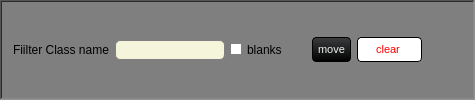
              <widget class="QFrame" name="frame_25">
               <property name="sizePolicy">
                <sizepolicy hsizetype="Preferred" vsizetype="Preferred">
                 <horstretch>0</horstretch>
                 <verstretch>0</verstretch>
                </sizepolicy>
               </property>
               <property name="styleSheet">
                <string notr="true">background-color: rgb(127, 127, 127);
</string>
               </property>
               <property name="frameShape">
                <enum>QFrame::WinPanel</enum>
               </property>
               <property name="frameShadow">
                <enum>QFrame::Sunken</enum>
               </property>
               <layout class="QHBoxLayout" name="horizontalLayout_7">
                <item>
                 <widget class="QLabel" name="label_48">
                  <property name="sizePolicy">
                   <sizepolicy hsizetype="Fixed" vsizetype="Fixed">
                    <horstretch>0</horstretch>
                    <verstretch>0</verstretch>
                   </sizepolicy>
                  </property>
                  <property name="minimumSize">
                   <size>
                    <width>0</width>
                    <height>0</height>
                   </size>
                  </property>
                  <property name="maximumSize">
                   <size>
                    <width>100</width>
                    <height>16777215</height>
                   </size>
                  </property>
                  <property name="text">
                   <string>Fiilter Class name</string>
                  </property>
                 </widget>
                </item>
                <item>
                 <widget class="QLineEdit" name="filter_class_input">
                  <property name="sizePolicy">
                   <sizepolicy hsizetype="Fixed" vsizetype="Fixed">
                    <horstretch>0</horstretch>
                    <verstretch>0</verstretch>
                   </sizepolicy>
                  </property>
                  <property name="maximumSize">
                   <size>
                    <width>16777215</width>
                    <height>16777215</height>
                   </size>
                  </property>
                  <property name="styleSheet">
                   <string notr="true">QLineEdit {
    background-color: beige;
    border-radius: 5px;
    border: 1px solid grey;
    padding: 1px;
    color: black;
}

QLineEdit:hover {
    background-color: qlineargradient(spread:repeat, x1:1, y1:0, x2:1, y2:1, stop:0 orange, stop:1 red);
    color: black;
}</string>
                  </property>
                 </widget>
                </item>
                <item>
                 <widget class="QCheckBox" name="filter_blanks_checkbox">
                  <property name="enabled">
                   <bool>true</bool>
                  </property>
                  <property name="sizePolicy">
                   <sizepolicy hsizetype="Fixed" vsizetype="Fixed">
                    <horstretch>0</horstretch>
                    <verstretch>0</verstretch>
                   </sizepolicy>
                  </property>
                  <property name="minimumSize">
                   <size>
                    <width>75</width>
                    <height>0</height>
                   </size>
                  </property>
                  <property name="maximumSize">
                   <size>
                    <width>16777215</width>
                    <height>16777215</height>
                   </size>
                  </property>
                  <property name="autoFillBackground">
                   <bool>false</bool>
                  </property>
                  <property name="styleSheet">
                   <string notr="true">QCheckBox {
    background-color: transparent;
    color: black;
    border: none;
    width: 15px;
    height: 15px;
    border-radius: 50%;
 
}

QCheckBox::indicator {
    background-color: white;
    color: black;
    width: 10px;
    height: 10px;
    border-radius: 50%;
}

QCheckBox::indicator:hover {
    background-color: orange;
}

QCheckBox::indicator:checked {
    background-color: #ff0800;
}</string>
                  </property>
                  <property name="text">
                   <string>blanks</string>
                  </property>
                  <property name="checked">
                   <bool>false</bool>
                  </property>
                 </widget>
                </item>
                <item>
                 <widget class="QPushButton" name="move_all_button">
                  <property name="sizePolicy">
                   <sizepolicy hsizetype="Fixed" vsizetype="Fixed">
                    <horstretch>0</horstretch>
                    <verstretch>0</verstretch>
                   </sizepolicy>
                  </property>
                  <property name="minimumSize">
                   <size>
                    <width>0</width>
                    <height>0</height>
                   </size>
                  </property>
                  <property name="styleSheet">
                   <string notr="true">QPushButton {
    background-color: qlineargradient(spread:repeat, x1:1, y1:0, x2:1, y2:1, stop:0 rgb(59, 61, 62), stop:1 rgb(0, 0, 0));
    color: rgb(238, 238, 238);
  	font-size: 8pt;

    border-style: solid;
    border-width: 1px;
    border-radius: 4px;
    border-color: rgb(0, 0, 0);
    padding: 5px;
}

QPushButton:flat {
    background-color: transparent;
    border: none;
    color: rgb(238, 238, 238);
}

QPushButton:disabled {
    background-color: #404040;
    color: #656565;
    border-color: rgb(0, 0, 0);
}

QPushButton:hover {
    background-color: rgba(236, 157, 0, 51);
    border: 1px solid rgb(236, 157, 0);
}

QPushButton:pressed {
    background-color: qlineargradient(spread:repeat, x1:1, y1:0, x2:1, y2:1, stop:0 rgb(28, 28, 32), stop:1 rgb(0, 0, 0));
    border: 1px solid rgb(236, 157, 0);
}

QPushButton:checked {
    background-color: qlineargradient(spread:repeat, x1:1, y1:0, x2:1, y2:1, stop:0 rgb(28, 28, 32), stop:1 rgb(0, 0, 0));
    border: 1px solid #222;
}</string>
                  </property>
                  <property name="text">
                   <string>move</string>
                  </property>
                 </widget>
                </item>
                <item>
                 <widget class="QPushButton" name="clear_all_button">
                  <property name="sizePolicy">
                   <sizepolicy hsizetype="Fixed" vsizetype="Fixed">
                    <horstretch>0</horstretch>
                    <verstretch>0</verstretch>
                   </sizepolicy>
                  </property>
                  <property name="minimumSize">
                   <size>
                    <width>65</width>
                    <height>0</height>
                   </size>
                  </property>
                  <property name="styleSheet">
                   <string notr="true">QPushButton {
    background-color: white;
    color: red;
    font-size: 8pt;
    min-width: 53px;
    border-style: solid;
    border-width: 1px;
    border-radius: 4px;
    border-color: rgb(0, 0, 0);
    padding: 5px;
}

QPushButton:hover {
    background-color: red;
    color: white;
}

QPushButton:pressed {
    background-color: red;
    border: 1px solid red;
}</string>
                  </property>
                  <property name="text">
                   <string>clear </string>
                  </property>
                 </widget>
                </item>
                <item>
                 <spacer name="horizontalSpacer_5">
                  <property name="orientation">
                   <enum>Qt::Horizontal</enum>
                  </property>
                  <property name="sizeHint" stdset="0">
                   <size>
                    <width>40</width>
                    <height>20</height>
                   </size>
                  </property>
                 </spacer>
                </item>
               </layout>
              </widget>
